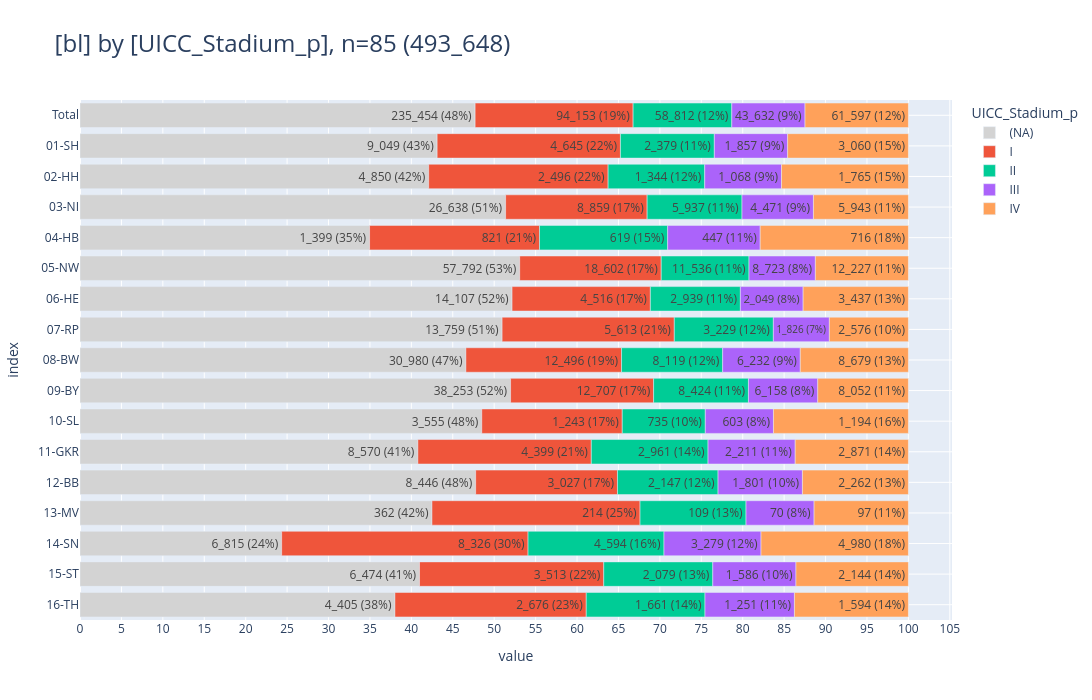

Source (notebook cell):
### Markdown cell above
<br>

### <a id='toc1_5_12_'></a>[UICC](#toc0_)
- die Variable `UICC` wird vom ZfKD gebildet

### Code cell
_filters = [
    FILTERS_VALID,
    FILTERS_DY_MAX,
    FILTERS_C,
    FILTERS_NO_C44,
]

_filter = hlp.get_duckdb_filter_n(
    con=con,
    query="from tumor_epi_clin_all",
    filters=_filters,
    # distinct_metric="z_tum_id",
    first_n_filter_apply_to_rows=0,
)

_df = con.sql(f"""--sql
    select
        GKZbl_label as bl,
        UICC_Stadium_p,
    from tumor_epi_clin_all tum
    where {_filter}
    """
).to_df()
# display(_df)

_=pls.plot_stacked_bars(
    _df,
    orientation="h",
    normalize=False,
    relative=True,
    dropna=False,
    sort_values_index=False,
    show_total=True,
    height=700,
    show_pct_bar=True,
)

### Figure 1 — Plotly figure (JSON) as saved in the notebook; plotly's stock layout.template omitted (floating-point values rounded to 4 significant figures)
{"data": [{"hovertemplate": "col=(NA)<br>value=%{x}<br>index=%{y}<br>cnt_pct_bar_str=%{text}<extra></extra>", "legendgroup": "(NA)", "marker": {"color": "lightgray", "pattern": {"shape": ""}}, "name": "(NA)", "orientation": "h", "showlegend": true, "text": ["235_454 (48%)", "9_049 (43%)", "4_850 (42%)", "26_638 (51%)", "1_399 (35%)", "57_792 (53%)", "14_107 (52%)", "13_759 (51%)", "30_980 (47%)", "38_253 (52%)", "3_555 (48%)", "8_570 (41%)", "8_446 (48%)", "362 (42%)", "6_815 (24%)", "6_474 (41%)", "4_405 (38%)"], "textposition": "auto", "type": "bar", "x": [235454, 9049, 4850, 26638, 1399, 57792, 14107, 13759, 30980, 38253, 3555, 8570, 8446, 362, 6815, 6474, 4405], "xaxis": "x", "y": [" Total", "01-SH", "02-HH", "03-NI", "04-HB", "05-NW", "06-HE", "07-RP", "08-BW", "09-BY", "10-SL", "11-GKR", "12-BB", "13-MV", "14-SN", "15-ST", "16-TH"], "yaxis": "y"}, {"hovertemplate": "col=I<br>value=%{x}<br>index=%{y}<br>cnt_pct_bar_str=%{text}<extra></extra>", "legendgroup": "I", "marker": {"color": "#EF553B", "pattern": {"shape": ""}}, "name": "I", "orientation": "h", "showlegend": true, "text": ["94_153 (19%)", "4_645 (22%)", "2_496 (22%)", "8_859 (17%)", "821 (21%)", "18_602 (17%)", "4_516 (17%)", "5_613 (21%)", "12_496 (19%)", "12_707 (17%)", "1_243 (17%)", "4_399 (21%)", "3_027 (17%)", "214 (25%)", "8_326 (30%)", "3_513 (22%)", "2_676 (23%)"], "textposition": "auto", "type": "bar", "x": [94153, 4645, 2496, 8859, 821, 18602, 4516, 5613, 12496, 12707, 1243, 4399, 3027, 214, 8326, 3513, 2676], "xaxis": "x", "y": [" Total", "01-SH", "02-HH", "03-NI", "04-HB", "05-NW", "06-HE", "07-RP", "08-BW", "09-BY", "10-SL", "11-GKR", "12-BB", "13-MV", "14-SN", "15-ST", "16-TH"], "yaxis": "y"}, {"hovertemplate": "col=II<br>value=%{x}<br>index=%{y}<br>cnt_pct_bar_str=%{text}<extra></extra>", "legendgroup": "II", "marker": {"color": "#00CC96", "pattern": {"shape": ""}}, "name": "II", "orientation": "h", "showlegend": true, "text": ["58_812 (12%)", "2_379 (11%)", "1_344 (12%)", "5_937 (11%)", "619 (15%)", "11_536 (11%)", "2_939 (11%)", "3_229 (12%)", "8_119 (12%)", "8_424 (11%)", "735 (10%)", "2_961 (14%)", "2_147 (12%)", "109 (13%)", "4_594 (16%)", "2_079 (13%)", "1_661 (14%)"], "textposition": "auto", "type": "bar", "x": [58812, 2379, 1344, 5937, 619, 11536, 2939, 3229, 8119, 8424, 735, 2961, 2147, 109, 4594, 2079, 1661], "xaxis": "x", "y": [" Total", "01-SH", "02-HH", "03-NI", "04-HB", "05-NW", "06-HE", "07-RP", "08-BW", "09-BY", "10-SL", "11-GKR", "12-BB", "13-MV", "14-SN", "15-ST", "16-TH"], "yaxis": "y"}, {"hovertemplate": "col=III<br>value=%{x}<br>index=%{y}<br>cnt_pct_bar_str=%{text}<extra></extra>", "legendgroup": "III", "marker": {"color": "#AB63FA", "pattern": {"shape": ""}}, "name": "III", "orientation": "h", "showlegend": true, "text": ["43_632 (9%)", "1_857 (9%)", "1_068 (9%)", "4_471 (9%)", "447 (11%)", "8_723 (8%)", "2_049 (8%)", "1_826 (7%)", "6_232 (9%)", "6_158 (8%)", "603 (8%)", "2_211 (11%)", "1_801 (10%)", "70 (8%)", "3_279 (12%)", "1_586 (10%)", "1_251 (11%)"], "textposition": "auto", "type": "bar", "x": [43632, 1857, 1068, 4471, 447, 8723, 2049, 1826, 6232, 6158, 603, 2211, 1801, 70, 3279, 1586, 1251], "xaxis": "x", "y": [" Total", "01-SH", "02-HH", "03-NI", "04-HB", "05-NW", "06-HE", "07-RP", "08-BW", "09-BY", "10-SL", "11-GKR", "12-BB", "13-MV", "14-SN", "15-ST", "16-TH"], "yaxis": "y"}, {"hovertemplate": "col=IV<br>value=%{x}<br>index=%{y}<br>cnt_pct_bar_str=%{text}<extra></extra>", "legendgroup": "IV", "marker": {"color": "#FFA15A", "pattern": {"shape": ""}}, "name": "IV", "orientation": "h", "showlegend": true, "text": ["61_597 (12%)", "3_060 (15%)", "1_765 (15%)", "5_943 (11%)", "716 (18%)", "12_227 (11%)", "3_437 (13%)", "2_576 (10%)", "8_679 (13%)", "8_052 (11%)", "1_194 (16%)", "2_871 (14%)", "2_262 (13%)", "97 (11%)", "4_980 (18%)", "2_144 (14%)", "1_594 (14%)"], "textposition": "auto", "type": "bar", "x": [61597, 3060, 1765, 5943, 716, 12227, 3437, 2576, 8679, 8052, 1194, 2871, 2262, 97, 4980, 2144, 1594], "xaxis": "x", "y": [" Total", "01-SH", "02-HH", "03-NI", "04-HB", "05-NW", "06-HE", "07-RP", "08-BW", "09-BY", "10-SL", "11-GKR", "12-BB", "13-MV", "14-SN", "15-ST", "16-TH"], "yaxis": "y"}], "layout": {"barmode": "relative", "barnorm": "percent", "height": 700, "legend": {"title": {"text": "UICC_Stadium_p"}, "tracegroupgap": 0, "traceorder": "normal"}, "title": {"font": {"size": 24}, "text": "[bl] by [UICC_Stadium_p], n=85 (493_648)", "xanchor": "left", "y": 0.95, "yanchor": "top"}, "width": 1600, "xaxis": {"anchor": "y", "domain": [0, 1], "dtick": 5, "gridwidth": 1, "showgrid": true, "title": {"text": "value"}}, "yaxis": {"anchor": "x", "categoryarray": ["16-TH", "15-ST", "14-SN", "13-MV", "12-BB", "11-GKR", "10-SL", "09-BY", "08-BW", "07-RP", "06-HE", "05-NW", "04-HB", "03-NI", "02-HH", "01-SH", " Total"], "categoryorder": "array", "domain": [0, 1], "gridwidth": 1, "showgrid": true, "title": {"text": "index"}}}}
